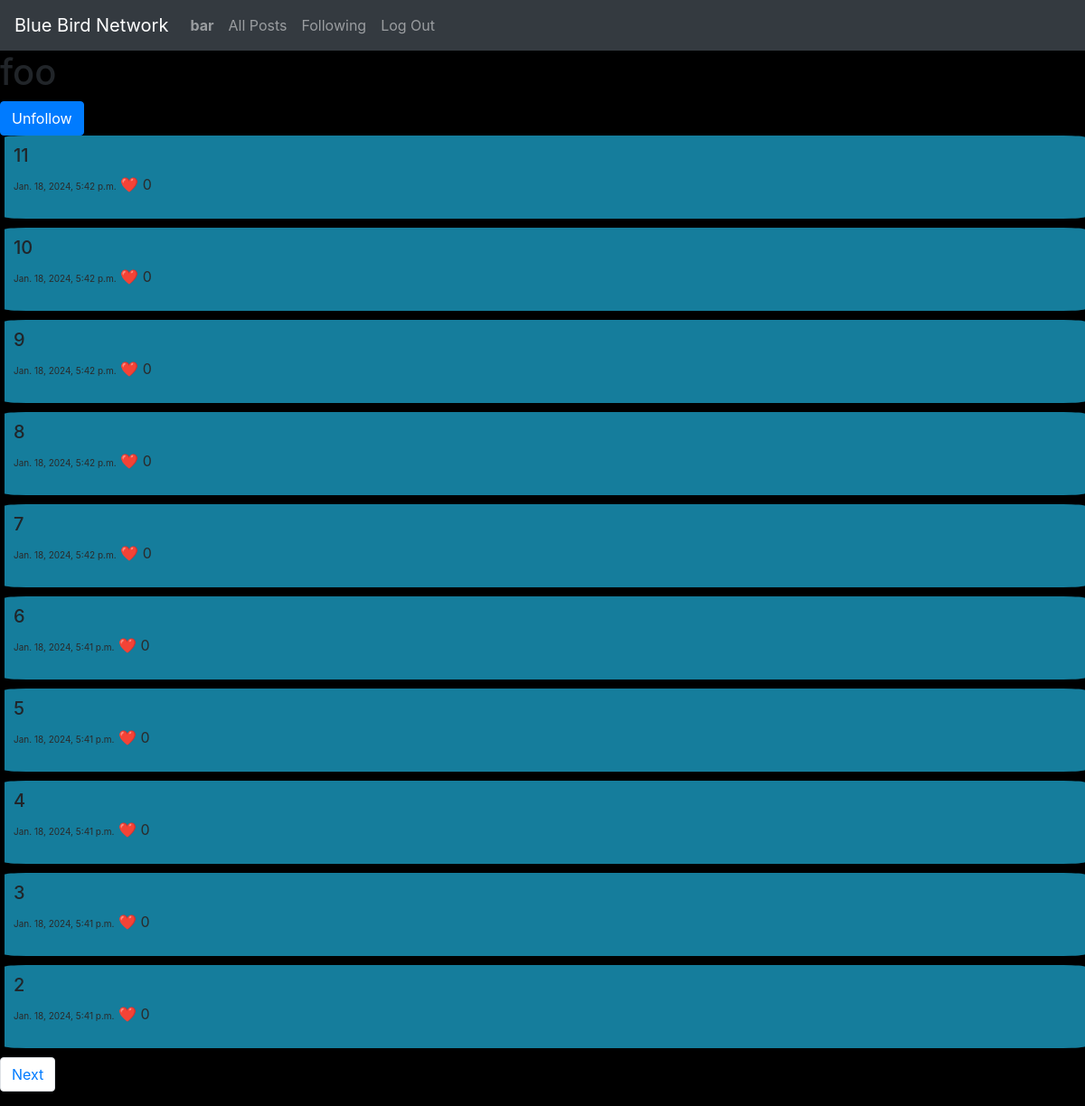
The page /smprofilefollowing/foo/ (signed in) on the database its author committed.
### network/models.py (models this page shows, shortened)
class User(AbstractUser):
    pass

class Tweet(models.Model):
    user = models.ForeignKey(User, on_delete=models.CASCADE, related_name= "user1")
    title = models.CharField(max_length=64)
    content = models.TextField()
    timestamp = models.DateTimeField(auto_now_add=True)
    likes = models.IntegerField(default = 0)

### network/views.py (the view)
# urls.py: path("smprofilefollowing/<str:username>/", views.smprofilefollowing, name = "smprofilefollowing"),
def smprofilefollowing(request, username):
    pageNumber = int(request.GET.get('page', 1))
    nextPageUrl = '?page=' + str(pageNumber + 1)
    lastPageUrl = '?page=' + str(pageNumber - 1) if pageNumber > 1 else ""
    displacementAmount = (pageNumber - 1) * 10
    user_logged_in = request.user
    user2unfollow = User.objects.get(username=username)
    followstatus, created = FS.objects.get_or_create(follower=user_logged_in, following=user2unfollow)
    selected_users_old_posts = Tweet.objects.filter(user__username=username).order_by("-timestamp")[displacementAmount:displacementAmount+10]
    morePosts = Tweet.objects.filter(user__username=username).order_by("-timestamp")[displacementAmount+10:displacementAmount+20].exists()
    return render(request, "network/smprofilefollowing.html", {"selected_users_old_posts": selected_users_old_posts, "username": username, 'nextPageUrl': nextPageUrl , 'lastPageUrl': lastPageUrl, "more_posts":morePosts})

### network/templates/network/smprofilefollowing.html (shortened to what this page needs)
{% extends "network/layout.html" %}
{% block body %}
    <h1>{{ username }} {{ followstatus }}</h1>
    {% if username != request.user.username and user.is_authenticated %}
        <a type="button" href="{% url 'smprofile' username=username %}" class="btn btn-primary" followstatus = "{{ followstatus }}" id ="follow_button" >Unfollow</a>
    {% endif %}
    {% for post in selected_users_old_posts %}
        <div id = "old_posts">
            <h5>{{ post.title }}</h5>
            <p style=" color:rgb(43, 42, 42);"><span style = "font-size: x-small;">{{ post.timestamp }}</span> ❤️ <span>{{ post.likes }}</span></p>
        </div>
    {% endfor %}
            <nav aria-label="Page navigation example">
                <ul class="pagination">
                    {% if more_posts %}
                    <li class="page-item"><a class="page-link" href="{{ nextPageUrl }}">Next</a></li>
                    {% endif %}
                </ul>
            </nav>
{% endblock %}

### network/templates/network/layout.html (shortened to what this page needs)
{% load static %}
<!DOCTYPE html>
<html lang="en">
    <head>
        <link rel="stylesheet" href="https://stackpath.bootstrapcdn.com/bootstrap/4.4.1/css/bootstrap.min.css">
        <link href="{% static 'network/styles.css' %}" rel="stylesheet">
    </head>
    <body>
        <nav class="navbar navbar-expand-lg navbar-dark bg-dark">
            <a class="navbar-brand" href="{% url 'index' %}">Blue Bird Network</a>
            <div>
              <ul class="navbar-nav mr-auto">
                {% if user.is_authenticated %}
                    <li class="nav-item">
                        <a class="nav-link" href="{% url 'smprofile' username=user.username %}"><strong>{{ user.username }}</strong></a>
                    </li>
                {% endif %}
                <li class="nav-item">
                  <a class="nav-link" href="{% url 'index' %}">All Posts</a>
                </li>
                {% if user.is_authenticated %}
                    <li class="nav-item">
                        <a class="nav-link" href="{% url 'followingpage' %}">Following</a>
                    </li>
                    <li class="nav-item">
                        <a class="nav-link" href="{% url 'logout' %}">Log Out</a>
                    </li>
                {% endif %}
              </ul>
            </div>
          </nav>
        <div class="body">
            {% block body %}
            {% endblock %}
        </div>
    </body>
</html>

### network/static/network/styles.css (style rules this page uses)
#old_posts { background-color: #157d9c; padding: 10px; margin-bottom: 10px; animation-name: hide; animation-duration: 2s; animation-fill-mode: forwards; animation-play-state: paused; border-radius: 2%; margin-left: 5px; }
body { background-color: black; }

### rows shown on the page
User: username "bar"
User: username "foo"
Tweet: title "11", timestamp "Jan. 18, 2024, 5:42 p.m.", likes "0"
Tweet: title "10", timestamp "Jan. 18, 2024, 5:42 p.m.", likes "0"
Tweet: title "9", timestamp "Jan. 18, 2024, 5:42 p.m.", likes "0"
Tweet: title "8", timestamp "Jan. 18, 2024, 5:42 p.m.", likes "0"
Tweet: title "7", timestamp "Jan. 18, 2024, 5:42 p.m.", likes "0"
Tweet: title "6", timestamp "Jan. 18, 2024, 5:41 p.m.", likes "0"
Tweet: title "5", timestamp "Jan. 18, 2024, 5:41 p.m.", likes "0"
Tweet: title "4", timestamp "Jan. 18, 2024, 5:41 p.m.", likes "0"
Tweet: title "3", timestamp "Jan. 18, 2024, 5:41 p.m.", likes "0"
Tweet: title "2", timestamp "Jan. 18, 2024, 5:41 p.m.", likes "0"
